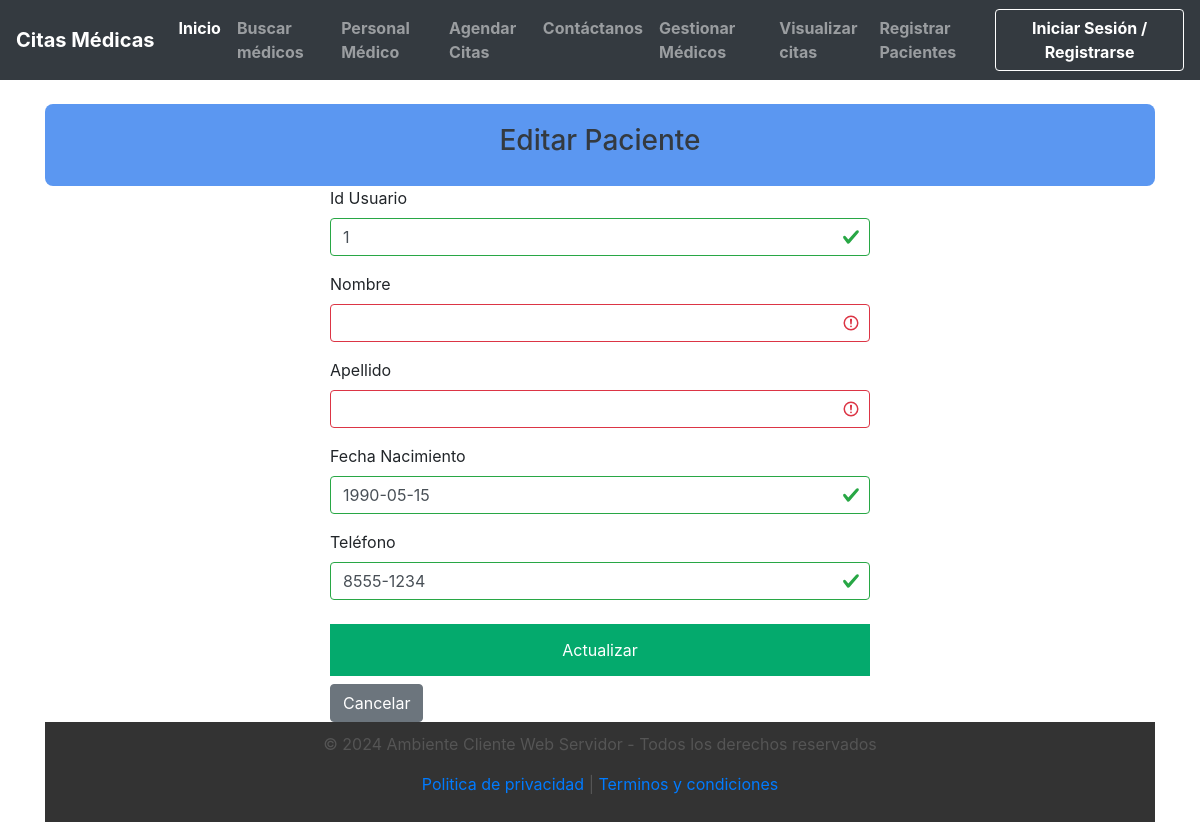
The page /Proyecto-Web-Cliente-Servidor/view/editarP.php?id_paciente=3 on the database its author committed.
### tables this page shows
CREATE TABLE pacientes (
    id_paciente INT AUTO_INCREMENT PRIMARY KEY,
    id_usuario INT NOT NULL,
    fecha_nacimiento DATE,
    telefono VARCHAR(15),
    FOREIGN KEY (id_usuario) REFERENCES users(id) ON DELETE CASCADE
);

### Proyecto-Web-Cliente-Servidor/controller/pacienteController.php (called while the page is built, shortened)
<?php
require_once $_SERVER['DOCUMENT_ROOT'] . "/Proyecto-Web-Cliente-Servidor/model/pacienteModel.php";
class pacienteController {
    private $paciente;
    public function __construct() {
        $database = new Database();
        $db = $database->getConnection();
        $this->paciente = new PacienteModel($db);
    }
    public function listar() {
        return $this->paciente->readAll();
    }
}

### Proyecto-Web-Cliente-Servidor/model/pacienteModel.php (called while the page is built, shortened)
<?php
class pacienteModel {
    private $conn;
    private $table_name = "pacientes";
    public function __construct($db) {
        $this->conn = $db;
    }
    public function readAll() {
        $query = "SELECT * FROM " . $this->table_name;
        $stmt = $this->conn->prepare($query);
        $stmt->execute();
        return $stmt;
    }
}

### Proyecto-Web-Cliente-Servidor/view/editarP.php (the view, shortened to what this page needs)
<?php
include '../barranav.php';
require_once '../controller/pacienteController.php';
$controller = new pacienteController();
if (isset($_GET['id_paciente'])) {
    $id_paciente = $_GET['id_paciente'];
    $pacientes = $controller->listar();
    $paciente = null;
    while ($row = $pacientes->fetch(PDO::FETCH_ASSOC)) {
        if ($row['id_paciente'] == $id_paciente) {
            $paciente = $row;
            break;
        }
    }
} else {
    $paciente = null;
}
?>
<!DOCTYPE html>
<html lang="es">
<head>
    <link rel="stylesheet" href="../css/style.css">
    <link href="https://cdn.jsdelivr.net/npm/bootstrap@5.3.3/dist/css/bootstrap.min.css" rel="stylesheet"
>
</head>
<body>
    <div class="container mt-4">
        <div id="contenedorTitulo">
            <h3>Editar Paciente</h3>
        </div>
    <div class="row">
        <div class="col-md-6 offset-md-3">
            <form method="POST" action="editarP.php" class="was-validated" enctype="multipart/form-data">
                <div class="mb-3">
                    <label for="id_usuario">Id Usuario</label>
                    <input type="number" class="form-control" name="id_usuario" id="id_usuario" value="<?php echo $paciente['id_usuario']; ?>">
                </div>
                <div class="mb-3">
                    <label for="nombre">Nombre</label>
                    <input type="text" class="form-control" name="nombre" id="nombre" value="<?php echo $paciente['nombre']; ?>" required>
                </div>
                <div class="mb-3">
                    <label for="apellido">Apellido</label>
                    <input type="text" class="form-control" name="apellido" id="apellido" value="<?php echo $paciente['apellido']; ?>" required>
                </div>
                <div class="mb-3">
                    <label for="fecha_nacimiento">Fecha Nacimiento</label>
                    <input type="text" class="form-control" name="fecha_nacimiento" id="fecha_nacimiento" value="<?php echo $paciente['fecha_nacimiento']; ?>" required>
                </div>
                <div class="mb-3">
                    <label for="telefono">Teléfono</label>
                    <input type="text" class="form-control" name="telefono" id="telefono" value="<?php echo $paciente['telefono']; ?>" required>
                </div>
                <button type="submit" id="guardarBtn" >Actualizar</button>
                <a href="http://localhost/Proyecto-Web-Cliente-Servidor/pacientes.php" class="btn btn-secondary">Cancelar</a>
            </form>
        </div>
    </div>
    <?php include("../footer.php") ?>
</body>
</html>

### css/style.css (style rules this page uses)
#contenedorTitulo { background-color: #5b97f1; color: #ffffff; padding: 20px; text-align: center; border-radius: 8px; }
button { background-color: #04AA6D; color: white; padding: 14px 20px; margin: 8px 0; border: none; cursor: pointer; width: 100%; font-size: 1rem; }
h2, h3 { color: #343a40; text-align: center; }

### Proyecto-Web-Cliente-Servidor/css/style.css (style rules this page uses)
#contenedorTitulo { background-color: #5b97f1; color: #ffffff; padding: 20px; text-align: center; border-radius: 8px; }
button { background-color: #04AA6D; color: white; padding: 14px 20px; margin: 8px 0; border: none; cursor: pointer; width: 100%; font-size: 1rem; }
h2, h3 { color: #343a40; text-align: center; }

### rows shown on the page
pacientes: id_usuario "1", fecha_nacimiento "1990-05-15", telefono "8555-1234"
